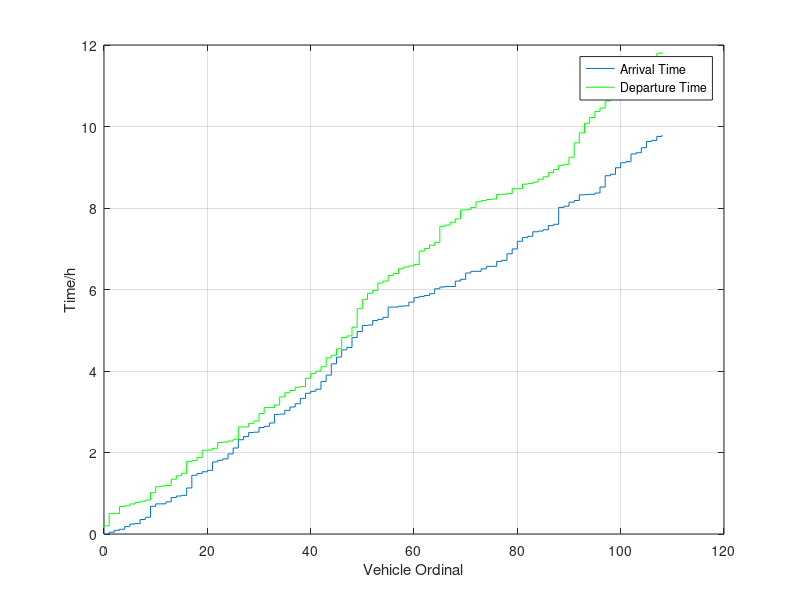
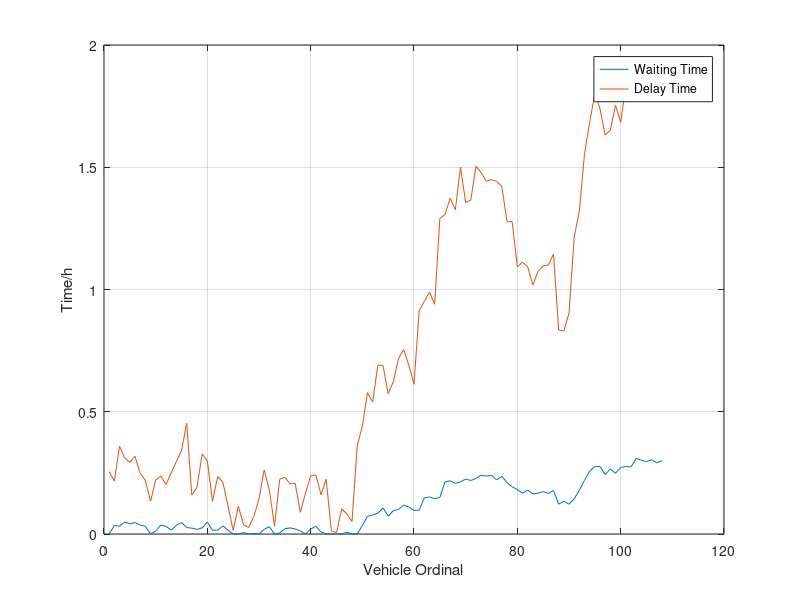

Recreate these plots in MATLAB, in order.
%version 0.1
%还需要调整参数
%Total_time=10;
%N=100;
%lambda=10;
%mu=10;
%以及输出图像颜色


%初始化顾客源
%*****************************************
%总仿真时间为10个单位
Total_time=10;
%队列最大长度为100个单位的乘客
N=100;
%到达率与服务率
lambda=10;%单位时间到达10个单位的乘客
mu=10;%优化前单位时间有10个单位的乘客离开，采用优化方案后mu=30
%平均到达时间与平均服务时间
arr_mean=1/lambda;
ser_mean=1/mu;
%可能到达的最大顾客数（round：四舍五入求整数）
arr_num=round(Total_time*lambda*2);
%顾客事件表初始化
events=[];
%按负指数分布产生各顾客达到时间间隔
events(1,:)=exprnd(arr_mean,1,arr_num);
%各顾客的到达时刻等于时间间隔的累积和
events(1,:)=cumsum(events(1,:));
%按负指数分布产生各顾客服务时间
events(2,:)=exprnd(ser_mean,1,arr_num);
%计算仿真顾客个数，即到达时刻在仿真时间内的顾客数
len_sim=sum(events(1,:)<=Total_time);
%*****************************************
%计算第1个顾客的信息
%*****************************************
%第1个顾客进入系统后直接接受服务，无需等待
events(3,1)=0;
%其离开时刻等于其到达时刻与服务时间之和
events(4,1)=events(1,1)+events(2,1);
%其肯定被系统接纳，此时系统内共有1个顾客，故标志位置1
events(5,1)=1;
%其进入系统后，系统内已有成员序号为1
member=1;
%*****************************************
%计算第i个顾客的信息
%*****************************************
for i=2:arr_num
%如果第i个顾客的到达时间超过了仿真时间，则跳出循环
    if events(1,i)>Total_time 
        break;
    %如果第i个顾客的到达时间未超过仿真时间，则计算在其到达时刻系统中已有的顾客个数
    else number=sum(events(4,member)>events(1,i));
        %如果系统已满，则系统拒绝第i个顾客，其标志位置0
        if number>=N+1
            events(5,i)=0;
        %如果系统为空，则第i个顾客直接接受服务
        elseif number==0
            %其等待时间为0
            events(3,i)=0;
            %其离开时刻等于到达时刻与服务时间之和
            events(4,i)=events(1,i)+events(2,i);
            %其标志位置1
            events(5,i)=1;
            member=[member,i];
            %如果系统有顾客正在接受服务，且系统等待队列未满，则第i个顾客进入系统
        else len_mem=length(member);
            %其等待时间等于队列中前一个顾客的离开时刻减去其到达时刻
            events(3,i)=events(4,member(len_mem))-events(1,i);
            %其离开时刻等于队列中前一个顾客的离开时刻加上其服务时间
            events(4,i)=events(4,member(len_mem))+events(2,i);
            %标识位表示其进入系统后，系统内共有的顾客数
            events(5,i)=number+1;
            member=[member,i];
        end
    end
end
%仿真结束时，进入系统的总顾客数
len_mem=length(member);
%*****************************************
%输出结果
%*****************************************
%绘制在仿真时间内，进入系统的所有顾客的到达时刻和离开时刻曲线图（stairs：绘制二维阶梯图）
stairs((0:len_mem),[0 events(1,member)]);
%,'LineWidth',1.5,'Marker','d','MarkerFaceColor','c'
hold on;
stairs((0:len_mem),[0 events(4,member)]+.2,'-g');
%,'LineWidth',1.5,'Marker','o','MarkerFaceColor','c'
legend('Arrival Time','Departure Time');
xlabel('Vehicle Ordinal');ylabel('Time/h');
hold off;grid on;
%绘制在仿真时间内，进入系统的所有顾客的停留时间和等待时间曲线图（plot：绘制二维线性图）
figure;
plot(1:len_mem,events(3,member)/6,1:len_mem,events(2,member)+events(3,member));
%'y-o',%,'m-d','LineWidth',1.5
legend('Waiting Time','Delay Time');
xlabel('Vehicle Ordinal');ylabel('Time/h');grid on
